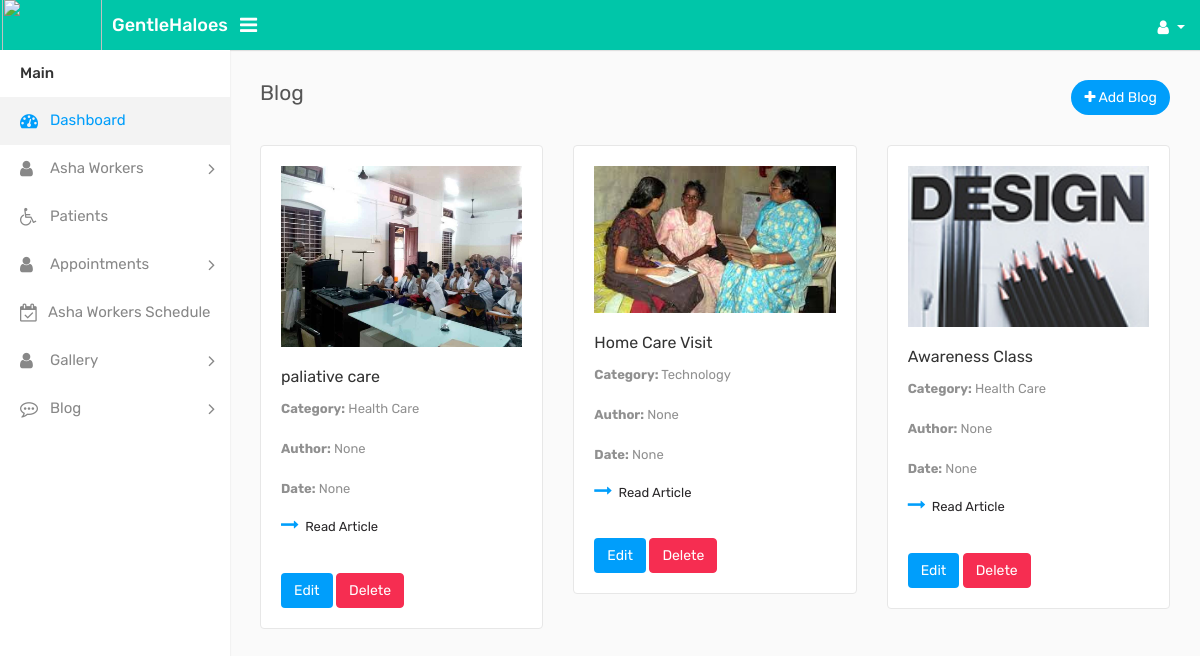
Page /blog on the committed database.
### GHapp/models.py (models this page shows, shortened)
class Blog(models.Model):
    author=models.CharField(max_length=200, null=True,blank=True)
    title = models.CharField(max_length=200, verbose_name='Blog Name')
    images = models.ImageField(upload_to='blog_images/', verbose_name='Blog Images', null=True, blank=True)
    category = models.CharField(max_length=100,choices = [('Health Care','Health Care'), ('Child', 'Child'),('Technology', 'Technology')])
    blog_date = models.DateField(null=True,blank=True)
    description = models.TextField(verbose_name='Blog Description')

### GHapp/views.py (the view)
# urls.py: path('blog', views.blog, name="blog"),
def blog(request):
    blogs = Blog.objects.all()
    return render(request, 'admin_temp/blog.html', {'blogs': blogs})

### templates/admin_temp/blog.html (shortened to what this page needs)
{% load static %}
<!DOCTYPE html>
<html lang="en">
<head>
    <link rel="stylesheet" type="text/css" href="{% static 'assets/css/bootstrap.min.css' %}">
    <link rel="stylesheet" type="text/css" href="{% static 'assets/css/font-awesome.min.css' %}">
    <link rel="stylesheet" type="text/css" href="{% static 'assets/css/style.css' %}">
</head>
<body>
    <div class="main-wrapper">
        <div class="header">
			<div class="header-left">
				<a href="{% url 'blog' %}" class="logo">
					<img src="{% static 'images/ghbc1.png' %}" width="100" height="55" alt=""><span>GentleHaloes</span>
				</a>
			</div>
			 <a id="toggle_btn" href="javascript:void(0);"><i class="fa fa-bars"></i></a>
            <ul class="nav user-menu float-right">
                <li class="nav-item dropdown has-arrow">
                    <a href="#" class="dropdown-toggle nav-link user-link" data-toggle="dropdown">
                        <i class="fa fa-user" aria-hidden="true"></i>
                    </a>
                </li>
        </div>
        <div class="sidebar" id="sidebar">
            <div class="sidebar-inner slimscroll">
                <div id="sidebar-menu" class="sidebar-menu">
                    <ul>
                        <li class="menu-title">Main</li>
                        <li class="active">
                            <a href="{% url 'admin_dashboard' %}"><i class="fa fa-dashboard"></i> <span>Dashboard</span></a>
                        </li>
                        <li class="submenu">
							<a href="#"><i class="fa fa-user"></i> <span>Asha Workers </span> <span class="menu-arrow"></span></a>
						</li>
                         <li>
                            <a href="{% url 'patients' %}"><i class="fa fa-wheelchair"></i> <span>Patients</span></a>
                        </li>
                        <li class="submenu">
							<a href="#"><i class="fa fa-user"></i> <span>Appointments </span> <span class="menu-arrow"></span></a>
						</li>
                        <li>
                            <a href="{% url 'schedule' %}"><i class="fa fa-calendar-check-o"></i> <span>Asha Workers Schedule</span></a>
                        </li>
                        <li class="submenu">
							<a href="#"><i class="fa fa-user"></i> <span> Gallery </span> <span class="menu-arrow"></span></a>
						</li>
                        <li class="submenu">
                            <a href="#"><i class="fa fa-commenting-o"></i> <span> Blog</span> <span class="menu-arrow"></span></a>
                        </li>
                    </ul>
                </div>
            </div>
        </div>
        <div class="page-wrapper">
            <div class="content">
                <div class="row">
                    <div class="col-sm-8 col-4">
                        <h4 class="page-title">Blog</h4>
                    </div>
                    <div class="col-sm-4 col-8 text-right m-b-30">
                        <a class="btn btn-primary btn-rounded float-right" href="{% url 'add-blog' %}"><i class="fa fa-plus"></i> Add Blog</a>
                    </div>
                </div>
                <div class="row">
                    {% for blog in blogs %}
                        <div class="col-sm-6 col-md-6 col-lg-4">
                            <div class="blog grid-blog">
                                <div class="blog-image">
                                   <a href="{% url 'blog-details' blog.id  %}">
                                        <img class="img-fluid" src="{{ blog.images.url }}" alt="{{ blog.title }} Image">
                                    </a>
                                </div>
                                <div class="blog-content">
                                    <h3 class="blog-title"><a href="#">{{ blog.title }}</a></h3>
                                    <p><strong>Category:</strong> {{ blog.category }}</p>
                                    <p><strong>Author:</strong> {{ blog.author }}</p>
                                    <p><strong>Date:</strong> {{ blog.blog_date }}</p>
                                    <a href="{% url 'blog-details' blog.id %}" class="read-more"><i class="fa fa-long-arrow-right"></i> Read Article</a>
                                    <br><br>
                                    <a href="{% url 'edit_blog' blog.id %}" class="btn btn-primary">Edit</a>
                                    <a href="#" class="btn btn-danger">Delete</a>
                                </div>
                            </div>
                        </div>
                    {% endfor %}
                </div>
            </div>
        </div>
    </div>
</body>
</html>

### rows in the picture
Blog: images (picture), title "paliative care", category "Health Care", author "None", blog_date "None"
Blog: images (picture), title "Home Care Visit", category "Technology", author "None", blog_date "None"
Blog: images (picture), title "Awareness Class", category "Health Care", author "None", blog_date "None"
